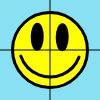
Frame 1 (no input)
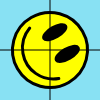
Frame 60 (no input)
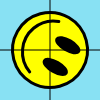
Frame 120 (the mouse pressed at the canvas centre since frame 60)

The p5.js sketch that drew these frames (run headless with seeded random() and noise() and a simulated clock; from frame 60 on, the mouse is pressed at the canvas centre):

// p5.js sketch
// ── sketch.js
function setup() {
  createCanvas(100, 100);
}

function draw() {
  background(136,225,243);
  angleMode(DEGREES); 

  translate(50,50);
  push();
  rotate(frameCount);  
  smiley();
  pop();
  
  line(-width/2,0,width/2,0);
  
  line(0,-height/2,0,height/2);
  
}

function smiley(){  

  strokeWeight(3); 
  //draw head
  fill(255,255,0);
  ellipse(0,0,75,75);

  //draw eyes
  fill(0);
  ellipse(12,-13,10,25);
  ellipse(-13,-13,10,25);

  //draw smile
  noFill();
  strokeWeight(3);  
  arc(0,-4,62,62,20,160);

  //Draw Center
  fill(255,0,0);
 // ellipse(0,0,3);
}
